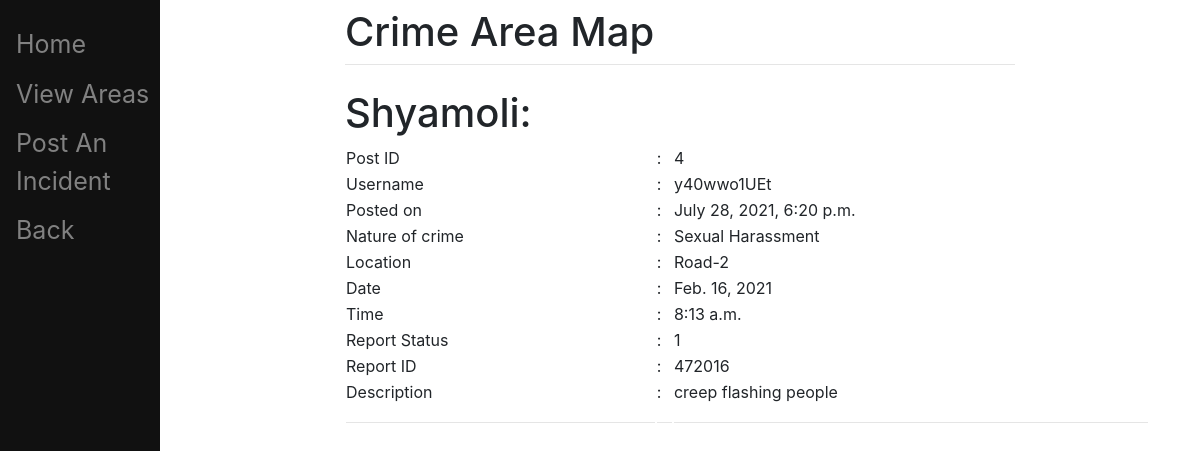
/incidents/Shyamoli, run on the app's committed database.
### main/models.py (models this page shows, shortened)
class CrimeIncident(models.Model):
	email = models.CharField(max_length=50)
	username = models.CharField(max_length=20)
	area_name = models.CharField(max_length=150)
	nature_of_crime = models.CharField(max_length=50)
	report_status = models.CharField(max_length=20)
	report_id = models.CharField(max_length=10)
	location = models.CharField(max_length=100)
	date_of_crime = models.DateField()
	time_of_crime = models.TimeField()
	timestamp = models.DateTimeField(auto_now_add=True)
	description = models.CharField(max_length=200)

### main/views.py (the view)
# urls.py: path("incidents/<slug:area>", views.show_posts, name="incidents")
def show_posts(request, area):
	posts = {}
	if request.method=="GET":
		for i in list(CrimeIncident.objects.all()):
			if i.area_name == area:
				incident = {
					'Post ID' : i.id,
					'Username' : i.username,
					'Posted on' : i.timestamp,
					'Nature of crime' : i.nature_of_crime,
					'Location' : i.location,
					'Date' : i.date_of_crime,
					'Time' : i.time_of_crime,
					'Report Status' : i.report_status,
					'Report ID' : i.report_id,
					'Description' : i.description
				}
				posts[i] = incident
	return render(request, "main/incidents.html", {'Posts':posts, 'Area':area})

### main/templates/main/incidents.html (shortened to what this page needs)
{% extends 'main/base.html' %}
{% block content %}
	<h1>{{Area}}:</h1>
	<table  style="width:120%">
	{% for sl,post in Posts.items %}
		{% for key,value in post.items %}
			<tr>
				<td> {{key}} </td>
				<td> : </td>
				<td> {{value}} </td>
			</tr>
		{% endfor %}
	<tr> <td> <hr/> </td>  <td> <hr/> </td> <td> <hr/> </td> </tr>
	{% endfor %}
	</table>
{% endblock %}

### data on the page
CrimeIncident: area_name "Shyamoli", post "Post ID" "Username" "Posted on" "Nature of crime" "Location" "Date" "Time" "Report Status" "Report ID" "Description", post "4" "y40wwo1UEt" "July 28, 2021, 6:20 p.m." "Sexual Harassment" "Road-2" "Feb. 16, 2021" "8:13 a.m." "1" "472016" "creep flashing people"
